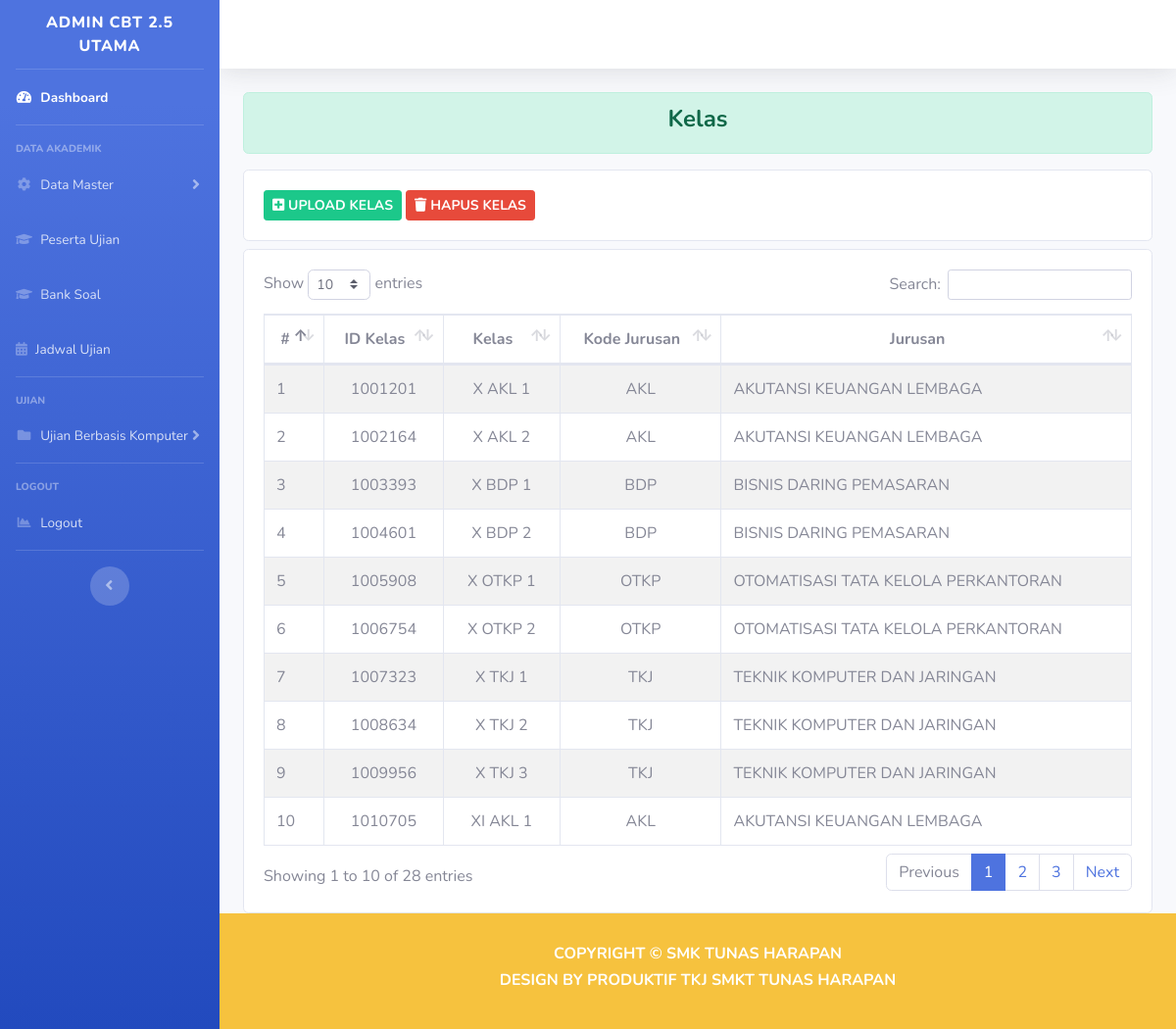
/index.php/dashboard/kelas, run on the app's committed database.
### tables this page shows
CREATE TABLE `a_kelas` (
  `id` int(11) NOT NULL,
  `kode` varchar(8) NOT NULL,
  `kelas` varchar(128) NOT NULL
);

CREATE TABLE `a_jurusan` (
  `id` int(11) NOT NULL,
  `kode` varchar(8) NOT NULL,
  `jurusan` varchar(128) NOT NULL
);

### application/controllers/Dashboard.php (called while the page is built, shortened)
<?php
class Dashboard extends CI_Controller
{
    function __construct()
    {
        $this->load->model('Model_jurusan');
    }
    public function kelas()
    {
        $isi['kelas'] = $this->Model_kelas->dataKelas();
        $isi['content'] = 'tampilan_kelas';
        $this->load->view('templates/header');
        $this->load->view('tampilan_dashboard', $isi);
        $this->load->view('templates/footer');
    }
}

### index.php (called while the page is built, shortened)
<?php
require_once BASEPATH.'core/CodeIgniter.php';

### application/models/Model_kelas.php (called while the page is built, shortened)
<?php
class Model_kelas extends CI_Model
{
    public function dataKelas()
    {
        $sql = "SELECT *, a_kelas.id AS id_kelas FROM `a_kelas`
                INNER JOIN a_jurusan
                ON a_kelas.kode=a_jurusan.kode;";
        $query = $this->db->query($sql);
        return $query->result_array();
    }
}

### application/views/tampilan_kelas.php (the view, shortened to what this page needs)
<div class="alert alert-success" role="alert">
    <h4 class="text-center font-weight-bold">Kelas</h4>
</div>
<div class="row">
    <div class="col-md">
        <div class="card">
            <div class="card-body">
                <button type="button" class="btn btn-success btn-sm text-uppercase font-weight-bold" data-toggle="modal" data-target="#exampleModal">
                    <i class="fas fa-plus-square"></i> Upload Kelas
                </button>
                <a class="btn btn-danger btn-sm text-uppercase font-weight-bold" href="<?= base_url() ?>Dashboard/hapus_all_kelas"><i class="fas fa-trash"></i> Hapus Kelas</a>
            </div>
        </div>
    </div>
</div>
<div class="row mt-2">
    <div class="col-md">
        <div class="card">
            <div class="card-body">
                <div class="table-responsive">
                    <table class="table table-striped table-bordered" id="dataTable" width="100%" cellspacing="0">
                        <thead>
                            <tr class="text-center">
                                <th scope="col">#</th>
                                <th scope="col">ID Kelas</th>
                                <th scope="col">Kelas</th>
                                <th scope="col">Kode Jurusan</th>
                                <th scope="col">Jurusan</th>
                            </tr>
                        </thead>
                        <tbody>
                            <tr>
                                <?php
                                $no = 1;
                                foreach ($kelas as $row) {
                                ?>
                                    <td><?php echo $no++; ?></td>
                                    <td class="text-center"><?= $row['id_kelas'] ?></td>
                                    <td class="text-center"><?= $row['kelas'] ?></td>
                                    <td class="text-center"><?= $row['kode'] ?></td>
                                    <td><?= $row['jurusan'] ?></td>
                            </tr>
                        <?php } ?>
                        </tbody>
                    </table>
                </div>
            </div>
        </div>
    </div>
</div>

### data on the page
a_kelas: id "1001201", kelas "X AKL 1", a_jurusan.kode "AKL", a_jurusan.jurusan "AKUTANSI KEUANGAN LEMBAGA"
a_kelas: id "1002164", kelas "X AKL 2", a_jurusan.kode "AKL", a_jurusan.jurusan "AKUTANSI KEUANGAN LEMBAGA"
a_kelas: id "1003393", kelas "X BDP 1", a_jurusan.kode "BDP", a_jurusan.jurusan "BISNIS DARING PEMASARAN"
a_kelas: id "1004601", kelas "X BDP 2", a_jurusan.kode "BDP", a_jurusan.jurusan "BISNIS DARING PEMASARAN"
a_kelas: id "1005908", kelas "X OTKP 1", a_jurusan.kode "OTKP", a_jurusan.jurusan "OTOMATISASI TATA KELOLA PERKANTORAN"
a_kelas: id "1006754", kelas "X OTKP 2", a_jurusan.kode "OTKP", a_jurusan.jurusan "OTOMATISASI TATA KELOLA PERKANTORAN"
a_kelas: id "1007323", kelas "X TKJ 1", a_jurusan.kode "TKJ", a_jurusan.jurusan "TEKNIK KOMPUTER DAN JARINGAN"
a_kelas: id "1008634", kelas "X TKJ 2", a_jurusan.kode "TKJ", a_jurusan.jurusan "TEKNIK KOMPUTER DAN JARINGAN"
a_kelas: id "1009956", kelas "X TKJ 3", a_jurusan.kode "TKJ", a_jurusan.jurusan "TEKNIK KOMPUTER DAN JARINGAN"
a_kelas: id "1010705", kelas "XI AKL 1", a_jurusan.kode "AKL", a_jurusan.jurusan "AKUTANSI KEUANGAN LEMBAGA"
